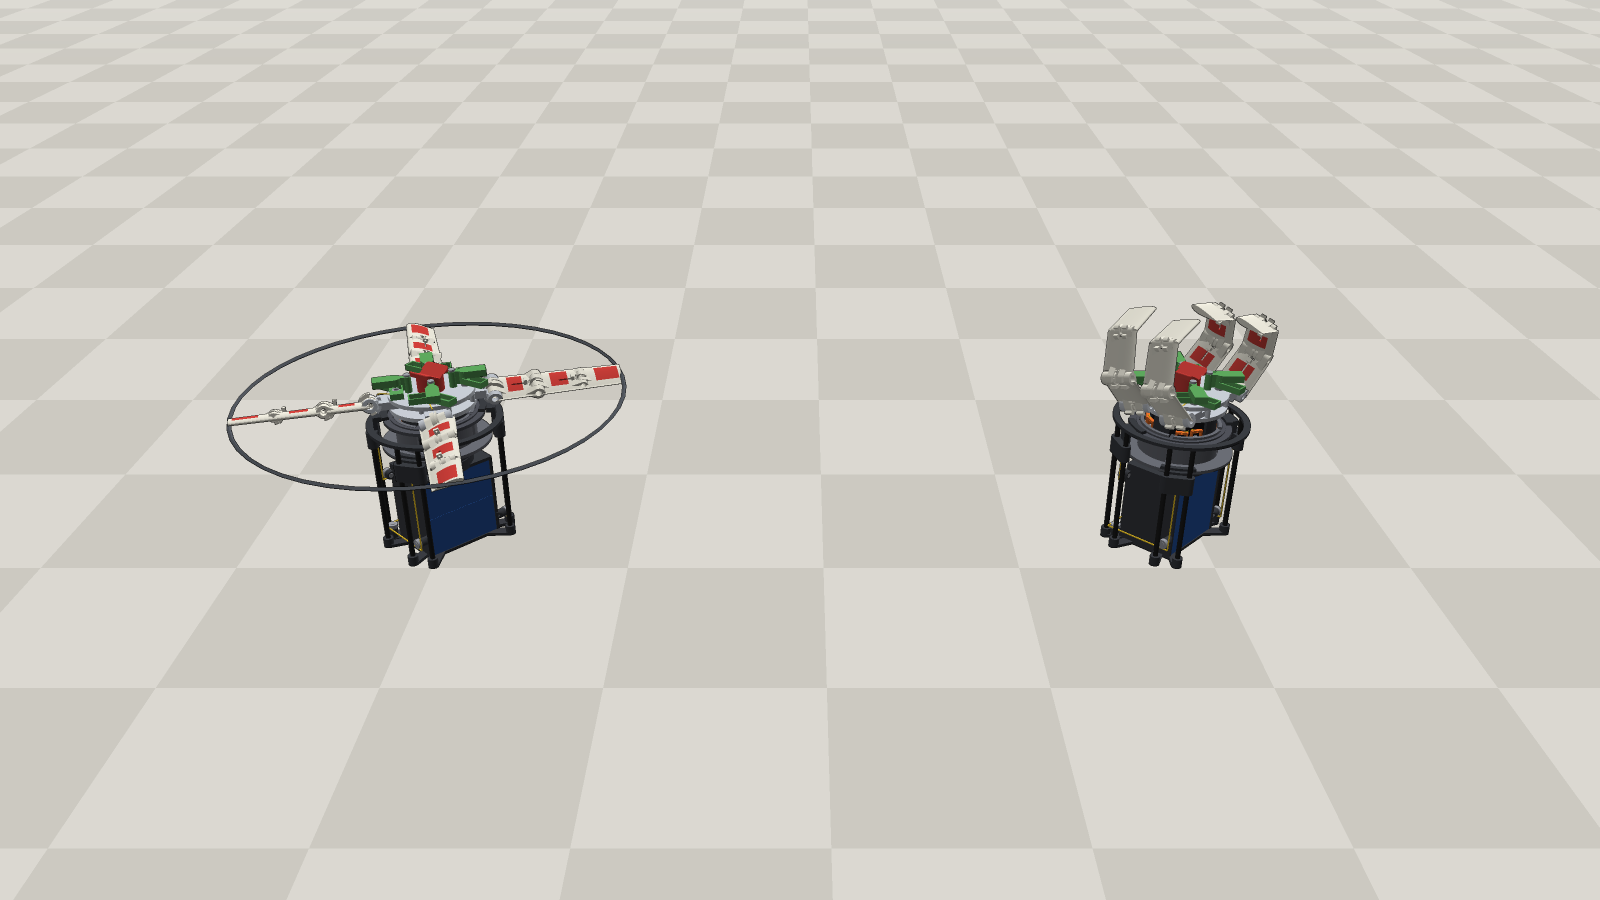

Source code (Python):
"""Close-up stills of hand3 on the robot arm tip: flight (fingers = rotor) and grasp."""
import os, sys, numpy as np
os.environ.update(CEPH_PROP="xl", CEPH_PACKS="2", CEPH_MONITOR="0")
from PIL import Image
import cephalo4 as C, xlpod4; xlpod4.install()
import hand3_draw as H3
from render import Camera, render
from geom import Scene
S = Scene()
Rt = np.array([[0, 1, 0], [0, 0, 1], [1, 0, 0]]).T @ np.eye(3)      # pod axis = world z
Rt = np.stack([[0, 0, 1], [1, 0, 0], [0, 1, 0]], 1)
H3.draw(S, np.array([0, 0, 0.5]), Rt, 0.3, fan_on=True)
lag, fold = H3.grasp_pose()
H3.draw(S, np.array([0.45, 0, 0.5]), Rt, 0.0, lag, fold)
cam = Camera(np.array([0.22, -0.75, 0.95]), np.array([0.22, 0, 0.56]), fov_deg=36)
Image.fromarray(render(S.prims, cam, 1600, 900, ss=2, ground=(0, 0), fog=(4.5, 13.0))).save("h3_still.png")
